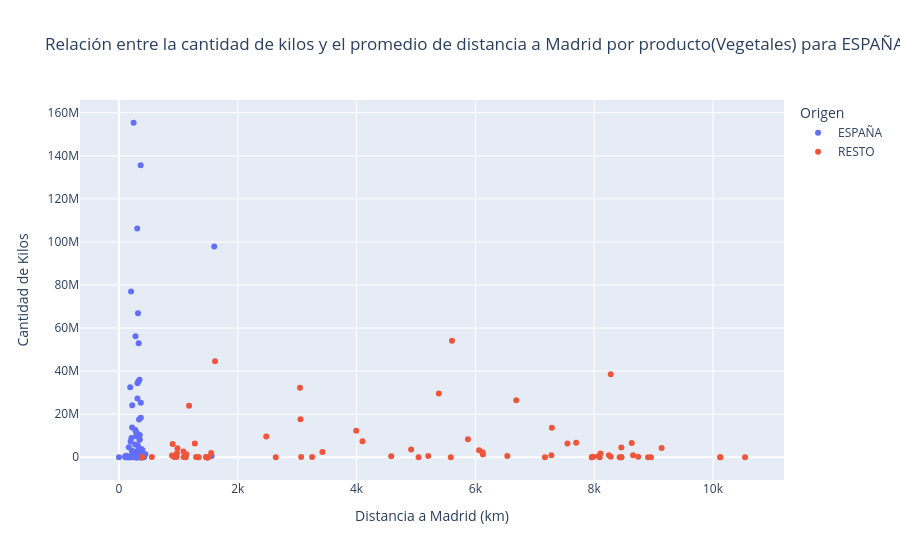

Notebook code cell kept with this figure:
### Code cell
import plotly.express as px

# Agrupar por 'nueva_categoria' y 'nacional_inter', sumando kilos y promediando distancia
df_vegetales_agg_nac_imp = df_vegetales.groupby(["nueva_categoria", "nacional_inter"], as_index=False).agg(
    {"kilos": "sum", "distancia_madrid": "mean"}
)

# Crear scatter plot con Plotly diferenciando por origen (ESPAÑA vs RESTO)
fig = px.scatter(df_vegetales_agg_nac_imp, 
                 x="distancia_madrid", 
                 y="kilos", 
                 color="nacional_inter", 
                 hover_name="nueva_categoria",
                 title="Relación entre la cantidad de kilos y el promedio de distancia a Madrid por producto(Vegetales) para ESPAÑA(azul) y para IMPORTACIÓN(rojo)",
                 labels={"distancia_madrid": "Distancia a Madrid (km)", "kilos": "Cantidad de Kilos", "nacional_inter": "Origen"})

# Mostrar el gráfico interactivo
fig.show()
#

### Figure 1 — Plotly figure (JSON) as saved in the notebook; plotly's stock layout.template omitted (floating-point values rounded to 4 significant figures)
{"data": [{"hovertemplate": "<b>%{hovertext}</b><br><br>Origen=ESPAÑA<br>Distancia a Madrid (km)=%{x}<br>Cantidad de Kilos=%{y}<extra></extra>", "hovertext": ["ACEITUNAS", "ACELGAS", "ACHICORIA", "AGUACATE", "AJOS", "ALBARICOQUE", "ALCACHOFAS", "ALMENDRA", "APIO", "APIONABO", "ARÁNDANOS", "BATATAS", "BERENJENAS", "BERROS", "BONIATOS", "BORRAJAS", "BROCOLI", "CACAHUETE", "CALABACIN", "CALABAZAS", "CAQUIS", "CARDOS", "CASTAÑA", "CEBOLLA", "CEBOLLINO", "CEREZAS", "CHAMPIÑON", "CHIRIMOYAS", "CHIRIVIAS", "CIRUELAS", "COL", "COLES", "COLES-REPOLLO", "COLIFLOR", "CONGELADOS", "CONSERVAS", "CUARTA", "DATILES", "ELABORADOS", "ENDIVIA", "ESCAROLAS", "ESPARRAGOS", "ESPINACAS", "FLORES", "FRAMBUESAS", "FRESON", "GERMINADOS", "GRANADAS", "GRELOS", "GROSELLA", "GUAYABOS", "GUINDILLAS", "GUISANTES", "HABAS", "HIERBAS", "HIGOS", "HINOJO", "JUDIAS", "KALE", "KIWI", "KUMKUAT", "LAUREL", "LECHUGAS", "LIMA", "LIMON", "MAIZ", "MANDARINAS", "MANGOS", "MANZANAS", "MELOCOTON", "MELONES", "MEMBRILLOS", "MICROVEGETALES", "MORAS", "NABOS", "NARANJAS", "NECTARINA", "NISPEROS", "NUECES", "OCRA", "PAK", "PAPAYA", "PARAGUAYAS", "PATATA", "PEPINO", "PERAS", "PEREJIL", "PIMIENTO", "PISTACHO", "PITAHAYA", "PLATANOS", "POMELO", "PUERROS", "QUINTA", "RABANOS", "REMOLACHA", "ROMANESCU", "SANDIA", "SETA/HONGO", "SETAS", "TIRABEQUES", "TOMATE", "UVA", "ZANAHORIAS"], "legendgroup": "ESPAÑA", "marker": {"color": "#636efa", "symbol": "circle"}, "mode": "markers", "name": "ESPAÑA", "orientation": "v", "showlegend": true, "type": "scatter", "x": [300.0, 127.9, 289.6, 383.2, 166.6, 348.3, 328.1, 188.1, 305.6, 305.6, 268.8, 424.8, 347.0, 349.0, 444.0, 297.3, 318.9, 188.1, 292.1, 247.9, 356.7, 165.6, 288.5, 203.7, 319.9, 274.9, 220.8, 371.7, 108.7, 298.3, 268.9, 291.5, 285.2, 272.0, 284.2, 284.7, 210.2, 358.3, 216.5, 289.6, 293.1, 297.3, 204.0, 359.0, 274.9, 223.3, 365.1, 346.9, 116.8, 259.2, 360.8, 261.8, 367.3, 368.4, 346.1, 261.2, 316.3, 362.7, 0.02124, 394.4, 302.6, 417.7, 278.8, 342.8, 367.7, 103.9, 368.1, 384.6, 320.7, 324.1, 312.5, 356.2, 362.0, 378.8, 219.1, 365.5, 338.0, 348.8, 180.9, 390.9, 318.8, 1560.0, 342.3, 247.2, 288.6, 345.9, 285.9, 331.9, 188.1, 411.7, 1605.0, 337.6, 196.5, 374.1, 145.1, 137.6, 294.5, 311.9, 211.0, 222.2, 379.8, 307.8, 348.8, 189.6], "xaxis": "x", "y": [55613, 704268, 5837, 3249446, 4651382, 8134885, 3350194, 189318, 2795457, 276498, 1332373, 221035, 8196601, 710, 1415789, 3274, 5512236, 378636, 11666125, 1287332, 2982939, 5119, 49162, 77006534, 443772, 12622538, 13815969, 1861874, 45891, 11179350, 956789, 126004, 2604088, 5964126, 1839896, 1051040, 8954091, 36999, 3178367, 58913, 179725, 1781412, 55134, 76198, 2013659, 24153092, 126192, 1604377, 43149, 1482, 3966, 2654, 120995, 162819, 289458, 814750, 10210, 2428080, 418, 3363110, 2472, 39270, 56258869, 155511, 25297496, 482819, 18395370, 1123782, 66939181, 35085327, 27289602, 30088, 157797, 43701, 284068, 135652583, 17556565, 1644730, 29226, 4731, 1517742, 583031, 10184181, 155368003, 9782036, 35993379, 992874, 52973347, 141995, 24756, 97896797, 1266586, 7298690, 3817062, 52022, 406664, 4736, 34399950, 2222, 2724603, 7388, 106243325, 10366410, 32474789], "yaxis": "y"}, {"hovertemplate": "<b>%{hovertext}</b><br><br>Origen=RESTO<br>Distancia a Madrid (km)=%{x}<br>Cantidad de Kilos=%{y}<extra></extra>", "hovertext": ["AGUACATE", "AJOS", "ALBARICOQUE", "APIO", "APIONABO", "ARÁNDANOS", "BATATAS", "BONIATOS", "BROCOLI", "CALABACIN", "CALABAZAS", "CAQUIS", "CARAMBOLA", "CASTAÑA", "CEBOLLA", "CEREZAS", "CHAMPIÑON", "CIRUELAS", "COCOS", "COL", "COLES", "COLES-REPOLLO", "COLIFLOR", "CONGELADOS", "CUARTA", "DATILES", "EDDO", "ELABORADOS", "ESPARRAGOS", "FISALIS", "FLORES", "FRAMBUESAS", "FRESON", "FRUTA", "GERMINADOS", "GRANADAS", "GUANÁBANA", "GUAYABOS", "HIERBAS", "JENGIBRE", "JUDIAS", "KIWI", "LECHUGAS", "LIMA", "LIMON", "LITCHIS", "MAIZ", "MANDARINAS", "MANGOS", "MANZANAS", "MELOCOTON", "MELONES", "MICROVEGETALES", "MORAS", "NABOS", "NARANJAS", "NECTARINA", "NUECES", "OCRA", "PAPAYA", "PATATA", "PERAS", "PIMIENTO", "PITAHAYA", "PIÑA", "PLATANOS", "POMELO", "PUERROS", "RABANOS", "ROMANESCU", "SANDIA", "SETAS", "TIRABEQUES", "TOMATE", "UVA", "YAME", "YUCA", "ZAPOTES"], "legendgroup": "RESTO", "marker": {"color": "#EF553B", "symbol": "circle"}, "mode": "markers", "name": "RESTO", "orientation": "v", "showlegend": true, "type": "scatter", "x": [6687.0, 10540.0, 7983.0, 1339.0, 1339.0, 8074.0, 5586.0, 554.1, 1125.0, 930.8, 6126.0, 8956.0, 10120.0, 8907.0, 3425.0, 6538.0, 1468.0, 8106.0, 4583.0, 892.1, 971.4, 975.2, 1134.0, 1298.0, 386.4, 3251.0, 8457.0, 386.4, 8632.0, 8094.0, 2640.0, 1088.0, 1553.0, 7959.0, 1468.0, 6122.0, 8429.0, 7959.0, 1495.0, 8654.0, 1277.0, 5386.0, 903.3, 7550.0, 9136.0, 10120.0, 3068.0, 6062.0, 7288.0, 3048.0, 4919.0, 3994.0, 1472.0, 1475.0, 1495.0, 3056.0, 7279.0, 5207.0, 8278.0, 7697.0, 1618.0, 2479.0, 1086.0, 8740.0, 8279.0, 5606.0, 8248.0, 985.1, 1495.0, 1495.0, 4100.0, 1495.0, 5044.0, 1181.0, 5875.0, 8457.0, 8457.0, 7171.0], "xaxis": "x", "y": [26519415, 10239, 204636, 46323, 4582, 518902, 44829, 158225, 3505, 167166, 1267726, 9377, 1360, 44807, 2417337, 624142, 110224, 1714806, 411977, 866574, 85547, 1843621, 1386139, 94240, 20107, 124606, 20949, 1040, 6656305, 20270, 43131, 88733, 1925332, 1320, 36900, 2375813, 2286, 1852, 54353, 885046, 6374794, 29650372, 6111578, 6362714, 4264500, 1010, 113905, 3212558, 13650863, 32238107, 3623965, 12329623, 55092, 1242, 1254, 17606961, 889720, 628337, 212845, 6766423, 44555676, 9601456, 2658924, 268442, 38521188, 54061518, 878308, 4231832, 1021, 6033, 7454354, 5117, 421, 23944615, 8374657, 25349, 4498064, 864], "yaxis": "y"}], "layout": {"legend": {"title": {"text": "Origen"}, "tracegroupgap": 0}, "title": {"text": "Relación entre la cantidad de kilos y el promedio de distancia a Madrid por producto(Vegetales) para ESPAÑA(azul) y para IMPORTACIÓN(rojo)"}, "xaxis": {"anchor": "y", "domain": [0, 1], "title": {"text": "Distancia a Madrid (km)"}}, "yaxis": {"anchor": "x", "domain": [0, 1], "title": {"text": "Cantidad de Kilos"}}}}
